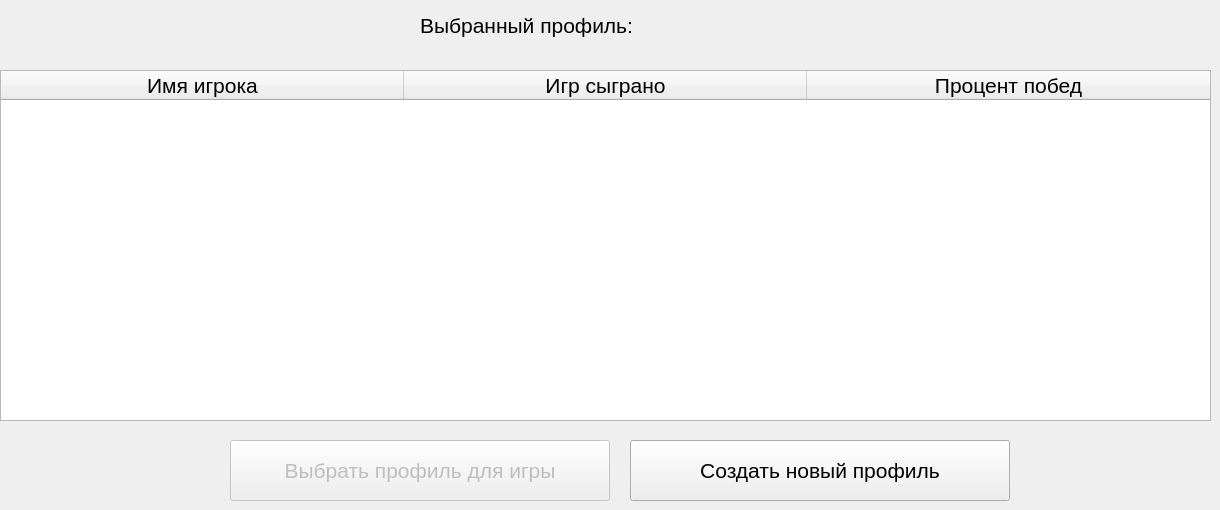
         <widget class="QWidget" name="selectPLayer">
          <widget class="QPushButton" name="pushButton_4">
           <property name="geometry">
            <rect>
             <x>630</x>
             <y>440</y>
             <width>380</width>
             <height>61</height>
            </rect>
           </property>
           <property name="font">
            <font>
             <pointsize>16</pointsize>
            </font>
           </property>
           <property name="text">
            <string>Создать новый профиль</string>
           </property>
          </widget>
          <widget class="QLabel" name="label_3">
           <property name="geometry">
            <rect>
             <x>420</x>
             <y>10</y>
             <width>701</width>
             <height>31</height>
            </rect>
           </property>
           <property name="font">
            <font>
             <pointsize>16</pointsize>
            </font>
           </property>
           <property name="text">
            <string>Выбранный профиль:</string>
           </property>
          </widget>
          <widget class="QPushButton" name="pushButton_5">
           <property name="enabled">
            <bool>false</bool>
           </property>
           <property name="geometry">
            <rect>
             <x>230</x>
             <y>440</y>
             <width>380</width>
             <height>61</height>
            </rect>
           </property>
           <property name="font">
            <font>
             <pointsize>16</pointsize>
            </font>
           </property>
           <property name="text">
            <string>Выбрать профиль для игры</string>
           </property>
          </widget>
          <widget class="QTableWidget" name="tableWidget_2">
           <property name="geometry">
            <rect>
             <x>0</x>
             <y>70</y>
             <width>1211</width>
             <height>351</height>
            </rect>
           </property>
           <property name="font">
            <font>
             <pointsize>16</pointsize>
            </font>
           </property>
           <property name="editTriggers">
            <set>QAbstractItemView::NoEditTriggers</set>
           </property>
           <attribute name="horizontalHeaderDefaultSectionSize">
            <number>403</number>
           </attribute>
           <column>
            <property name="text">
             <string>Имя игрока</string>
            </property>
           </column>
           <column>
            <property name="text">
             <string>Игр сыграно</string>
            </property>
           </column>
           <column>
            <property name="text">
             <string>Процент побед</string>
            </property>
           </column>
          </widget>
         </widget>
